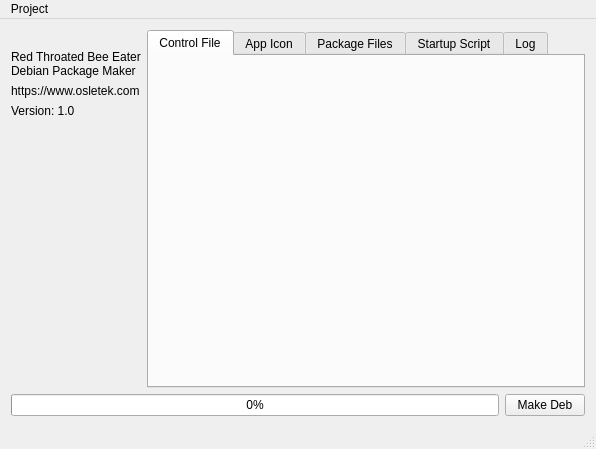
<?xml version="1.0" encoding="UTF-8"?>
<ui version="4.0">
 <class>MainWindow</class>
 <widget class="QMainWindow" name="MainWindow">
  <property name="geometry">
   <rect>
    <x>0</x>
    <y>0</y>
    <width>596</width>
    <height>449</height>
   </rect>
  </property>
  <property name="windowTitle">
   <string>Debzy</string>
  </property>
  <widget class="QWidget" name="centralWidget">
   <layout class="QVBoxLayout" name="verticalLayout">
    <item>
     <layout class="QHBoxLayout" name="horizontalLayout_2">
      <item>
       <layout class="QVBoxLayout" name="verticalLayout_7">
        <item>
         <widget class="QLabel" name="label">
          <property name="text">
           <string/>
          </property>
          <property name="pixmap">
           <pixmap resource="debmaker.qrc">:/resources/red-throated-bee-eater.png</pixmap>
          </property>
         </widget>
        </item>
        <item>
         <widget class="QLabel" name="label_2">
          <property name="text">
           <string>Red Throated Bee Eater
Debian Package Maker</string>
          </property>
         </widget>
        </item>
        <item>
         <widget class="QLabel" name="label_4">
          <property name="text">
           <string>https://www.osletek.com</string>
          </property>
         </widget>
        </item>
        <item>
         <widget class="QLabel" name="label_3">
          <property name="text">
           <string>Version: 1.0</string>
          </property>
         </widget>
        </item>
        <item>
         <spacer name="verticalSpacer">
          <property name="orientation">
           <enum>Qt::Vertical</enum>
          </property>
          <property name="sizeHint" stdset="0">
           <size>
            <width>20</width>
            <height>40</height>
           </size>
          </property>
         </spacer>
        </item>
       </layout>
      </item>
      <item>
       <widget class="QTabWidget" name="tabWidget">
        <property name="currentIndex">
         <number>0</number>
        </property>
        <widget class="QWidget" name="tab_1">
         <attribute name="title">
          <string>Control File</string>
         </attribute>
         <layout class="QVBoxLayout" name="verticalLayout_2">
          <item>
           <widget class="ControlWidget" name="controlWidget" native="true"/>
          </item>
         </layout>
        </widget>
        <widget class="QWidget" name="tab_2">
         <attribute name="title">
          <string>App Icon</string>
         </attribute>
         <layout class="QVBoxLayout" name="verticalLayout_4">
          <item>
           <widget class="IconWidget" name="iconWidget" native="true"/>
          </item>
         </layout>
        </widget>
        <widget class="QWidget" name="tab_3">
         <attribute name="title">
          <string>Package Files</string>
         </attribute>
         <layout class="QVBoxLayout" name="verticalLayout_3">
          <item>
           <widget class="FileListWidget" name="fileListWidget" native="true"/>
          </item>
         </layout>
        </widget>
        <widget class="QWidget" name="tab_4">
         <attribute name="title">
          <string>Startup Script</string>
         </attribute>
         <layout class="QVBoxLayout" name="verticalLayout_6">
          <item>
           <widget class="StartupScript" name="startupScriptWidget" native="true"/>
          </item>
         </layout>
        </widget>
        <widget class="QWidget" name="tab_5">
         <attribute name="title">
          <string>Log</string>
         </attribute>
         <layout class="QVBoxLayout" name="verticalLayout_5">
          <item>
           <widget class="LogWidget" name="logWidget" native="true"/>
          </item>
         </layout>
        </widget>
       </widget>
      </item>
     </layout>
    </item>
    <item>
     <layout class="QHBoxLayout" name="horizontalLayout">
      <item>
       <widget class="QProgressBar" name="progressBar">
        <property name="value">
         <number>0</number>
        </property>
       </widget>
      </item>
      <item>
       <widget class="QPushButton" name="pushButtonMakeDeb">
        <property name="text">
         <string>Make Deb</string>
        </property>
       </widget>
      </item>
     </layout>
    </item>
   </layout>
  </widget>
  <widget class="QMenuBar" name="menuBar">
   <property name="geometry">
    <rect>
     <x>0</x>
     <y>0</y>
     <width>596</width>
     <height>22</height>
    </rect>
   </property>
   <widget class="QMenu" name="menuFile">
    <property name="title">
     <string>Project</string>
    </property>
    <addaction name="actionSaveProject"/>
    <addaction name="actionSaveAsProject"/>
    <addaction name="actionLoadProject"/>
    <addaction name="actionLoadRecent"/>
   </widget>
   <addaction name="menuFile"/>
  </widget>
  <widget class="QStatusBar" name="statusBar"/>
  <action name="actionLoadProject">
   <property name="text">
    <string>Load</string>
   </property>
  </action>
  <action name="actionSaveProject">
   <property name="text">
    <string>Save</string>
   </property>
  </action>
  <action name="actionSaveAsProject">
   <property name="text">
    <string>Save as ...</string>
   </property>
  </action>
  <action name="actionLoadRecent">
   <property name="text">
    <string>Load Recent</string>
   </property>
  </action>
 </widget>
 <layoutdefault spacing="6" margin="11"/>
 <customwidgets>
  <customwidget>
   <class>FileListWidget</class>
   <extends>QWidget</extends>
   <header location="global">FileListWidget.h</header>
   <container>1</container>
  </customwidget>
  <customwidget>
   <class>ControlWidget</class>
   <extends>QWidget</extends>
   <header>ControlWidget.h</header>
   <container>1</container>
  </customwidget>
  <customwidget>
   <class>IconWidget</class>
   <extends>QWidget</extends>
   <header location="global">IconWidget.h</header>
   <container>1</container>
  </customwidget>
  <customwidget>
   <class>LogWidget</class>
   <extends>QWidget</extends>
   <header>LogWidget.h</header>
   <container>1</container>
  </customwidget>
  <customwidget>
   <class>StartupScript</class>
   <extends>QWidget</extends>
   <header>StartupScript.h</header>
   <container>1</container>
  </customwidget>
 </customwidgets>
 <resources>
  <include location="debmaker.qrc"/>
 </resources>
 <connections/>
</ui>
